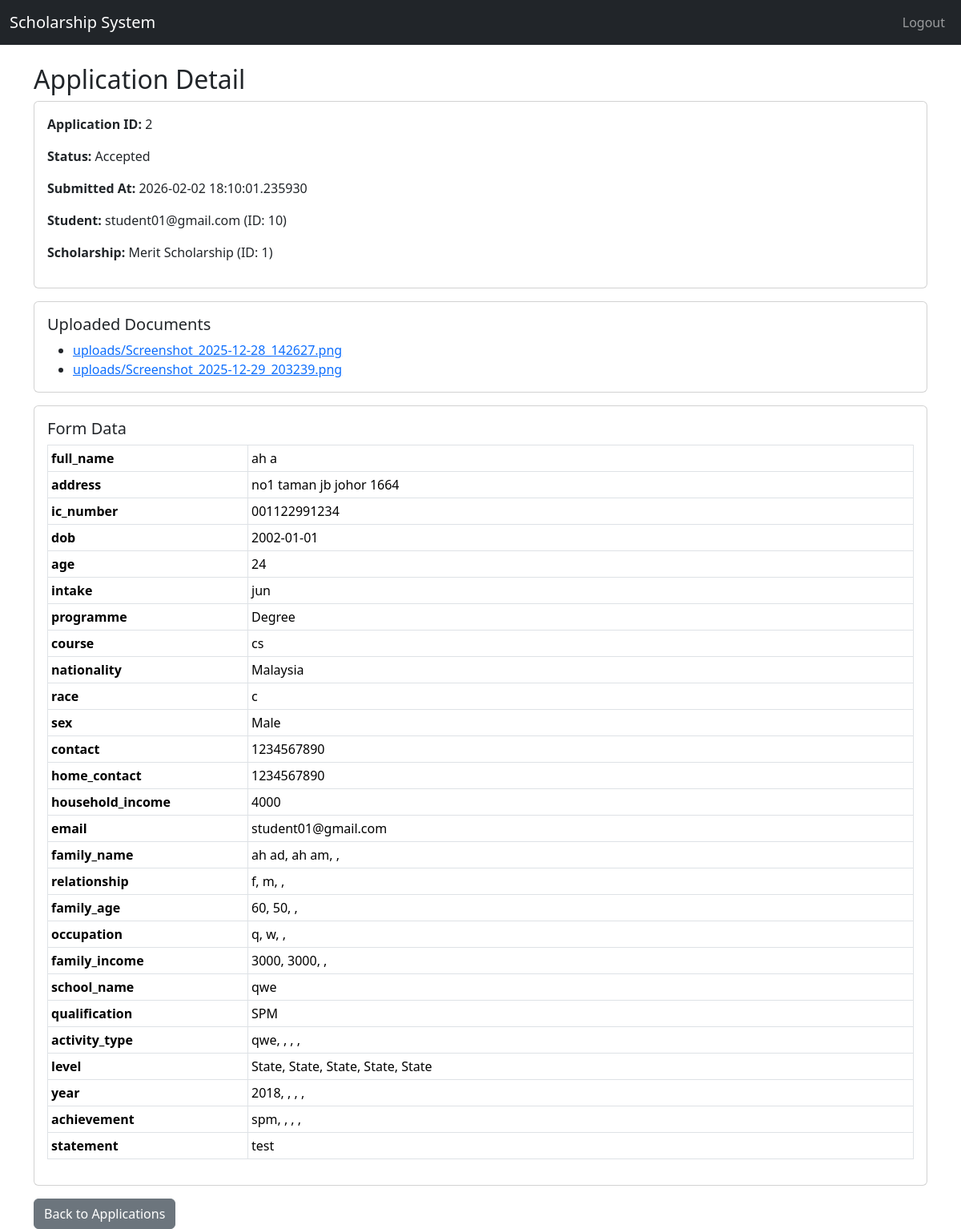
Before: /admin/applications/2 (signed in) with the older database file.
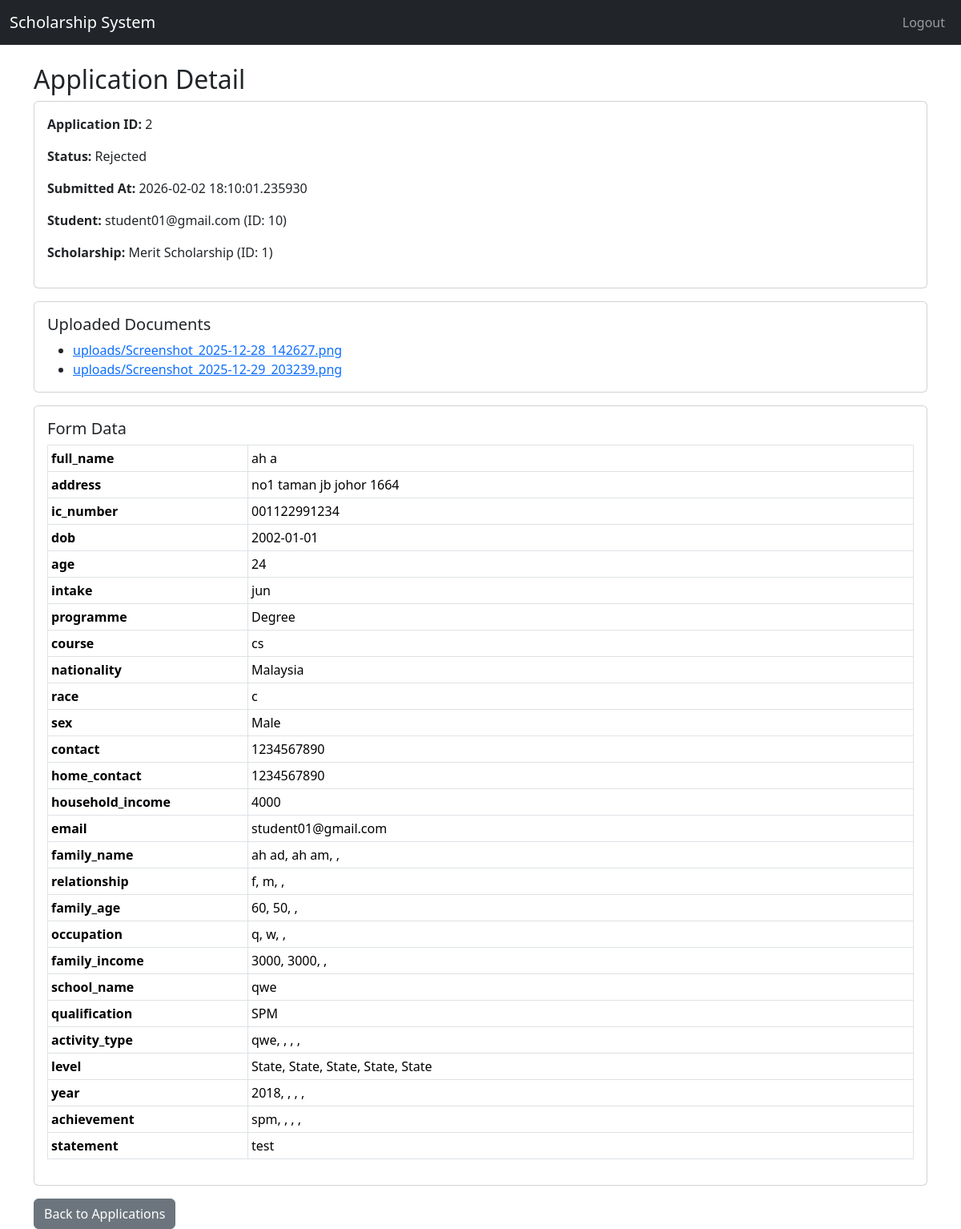
After: the same page with the newer database file.
### app/models.py (models this page shows)
class Application(db.Model):
    __tablename__ = 'application'
    __table_args__ = {'extend_existing': True}
    id = db.Column(db.Integer, primary_key=True)
    student_id = db.Column(db.Integer, db.ForeignKey('user.id'), nullable=False)
    scholarship_id = db.Column(db.Integer, db.ForeignKey('scholarship.id'), nullable=False)
    reviewer_id = db.Column(db.Integer, db.ForeignKey('user.id'), nullable=True)
    documents = db.Column(db.Text)  # store file paths comma-separated
    status = db.Column(db.String(50), default="Pending")  # Pending, Reviewed, Accepted, Rejected
    submitted_at = db.Column(db.DateTime, default=datetime.utcnow)
    reviews = db.relationship('Review', backref='application', lazy=True)
    scholarship = db.relationship('Scholarship', backref='applications')
    student = db.relationship('User', foreign_keys=[student_id], backref='applications')
    form_data = db.Column(JSON)

### app/routes/admin_routes.py (the view)
@admin_bp.route('/applications/<int:application_id>')
@login_required
def application_detail(application_id):
    if current_user.role != 'admin':
        flash("Access denied.", "danger")
        return redirect(url_for('auth.login'))
    application = Application.query.get_or_404(application_id)
    documents = []
    if application.documents:
        documents = [d.strip() for d in application.documents.split(",") if d.strip()]
    return render_template(
        'admin/application_detail.html',
        application=application,
        documents=documents
    )

### app/templates/admin/application_detail.html (shortened to what this page needs)
{% extends "base.html" %}
{% block content %}
<h2>Application Detail</h2>
<div class="card p-3 mb-3">
  <p><b>Application ID:</b> {{ application.id }}</p>
  <p><b>Status:</b> {{ application.status }}</p>
  <p><b>Submitted At:</b> {{ application.submitted_at }}</p>
  <p><b>Student:</b>
    {% if application.student %}
      {{ application.student.username }} (ID: {{ application.student.id }})
    {% else %}
      {{ application.student_id }}
    {% endif %}
  </p>
  <p><b>Scholarship:</b>
    {% if application.scholarship %}
      {{ application.scholarship.title }} (ID: {{ application.scholarship.id }})
    {% else %}
      {{ application.scholarship_id }}
    {% endif %}
  </p>
</div>
<div class="card p-3 mb-3">
  <h5 class="mb-2">Uploaded Documents</h5>
  {% if documents and documents|length > 0 %}
    <ul class="mb-0">
      {% for doc in documents %}
        <li>
          <a href="{{ url_for('static', filename=doc) }}" target="_blank">
            {{ doc }}
          </a>
        </li>
      {% endfor %}
    </ul>
  {% else %}
    <p class="text-muted mb-0">No documents uploaded.</p>
  {% endif %}
</div>
<div class="card p-3 mb-3">
  <h5 class="mb-2">Form Data</h5>
  {% if application.form_data %}
    <div class="table-responsive">
      <table class="table table-sm table-bordered">
        <tbody>
          {% for key, value in application.form_data.items() %}
            <tr>
              <th style="width: 250px;">{{ key }}</th>
              <td>
                {% if value is sequence and value is not string %}
                  {{ value | join(", ") }}
                {% else %}
                  {{ value }}
                {% endif %}
              </td>
            </tr>
          {% endfor %}
        </tbody>
      </table>
    </div>
  {% else %}
    <p class="text-muted mb-0">No form data found.</p>
  {% endif %}
</div>
<a class="btn btn-secondary" href="{{ url_for('admin.manage_applications') }}">
  Back to Applications
</a>
{% endblock %}

Changed rows visible on the page:
changed Application id 2: status "Accepted" → "Rejected"
